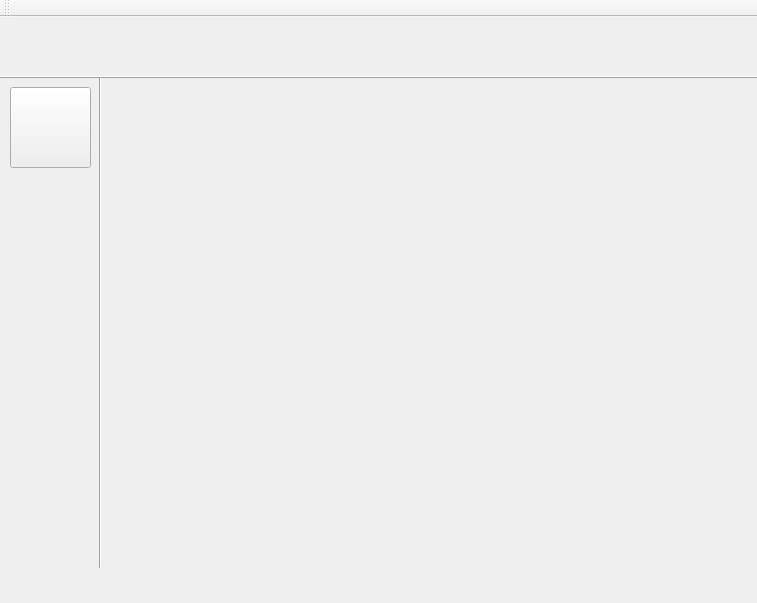
<?xml version="1.0" encoding="UTF-8"?>
<ui version="4.0">
 <class>MainWindow</class>
 <widget class="QMainWindow" name="MainWindow">
  <property name="windowModality">
   <enum>Qt::WindowModal</enum>
  </property>
  <property name="geometry">
   <rect>
    <x>0</x>
    <y>0</y>
    <width>757</width>
    <height>603</height>
   </rect>
  </property>
  <property name="windowTitle">
   <string>MainWindow</string>
  </property>
  <widget class="QWidget" name="centralWidget">
   <widget class="QPushButton" name="btnCadastroCarro">
    <property name="geometry">
     <rect>
      <x>10</x>
      <y>70</y>
      <width>81</width>
      <height>81</height>
     </rect>
    </property>
    <property name="text">
     <string/>
    </property>
    <property name="icon">
     <iconset resource="icons.qrc">
      <normaloff>:/icons/cadastro_carro.png</normaloff>
      <disabledoff>icons/cadastro_carro.png</disabledoff>
      <disabledon>icons/cadastro_carro.png</disabledon>:/icons/cadastro_carro.png</iconset>
    </property>
    <property name="iconSize">
     <size>
      <width>75</width>
      <height>75</height>
     </size>
    </property>
   </widget>
   <widget class="Line" name="line">
    <property name="geometry">
     <rect>
      <x>90</x>
      <y>60</y>
      <width>20</width>
      <height>491</height>
     </rect>
    </property>
    <property name="orientation">
     <enum>Qt::Vertical</enum>
    </property>
   </widget>
   <widget class="Line" name="line_2">
    <property name="geometry">
     <rect>
      <x>0</x>
      <y>50</y>
      <width>761</width>
      <height>21</height>
     </rect>
    </property>
    <property name="frameShadow">
     <enum>QFrame::Raised</enum>
    </property>
    <property name="midLineWidth">
     <number>0</number>
    </property>
    <property name="orientation">
     <enum>Qt::Horizontal</enum>
    </property>
   </widget>
  </widget>
  <widget class="QMenuBar" name="menuBar">
   <property name="geometry">
    <rect>
     <x>0</x>
     <y>0</y>
     <width>757</width>
     <height>26</height>
    </rect>
   </property>
  </widget>
  <widget class="QToolBar" name="mainToolBar">
   <property name="movable">
    <bool>true</bool>
   </property>
   <property name="allowedAreas">
    <set>Qt::NoToolBarArea</set>
   </property>
   <property name="floatable">
    <bool>true</bool>
   </property>
   <attribute name="toolBarArea">
    <enum>TopToolBarArea</enum>
   </attribute>
   <attribute name="toolBarBreak">
    <bool>false</bool>
   </attribute>
  </widget>
  <widget class="QStatusBar" name="statusBar">
   <property name="sizeGripEnabled">
    <bool>false</bool>
   </property>
  </widget>
 </widget>
 <layoutdefault spacing="6" margin="11"/>
 <resources>
  <include location="icons.qrc"/>
 </resources>
 <connections/>
</ui>
